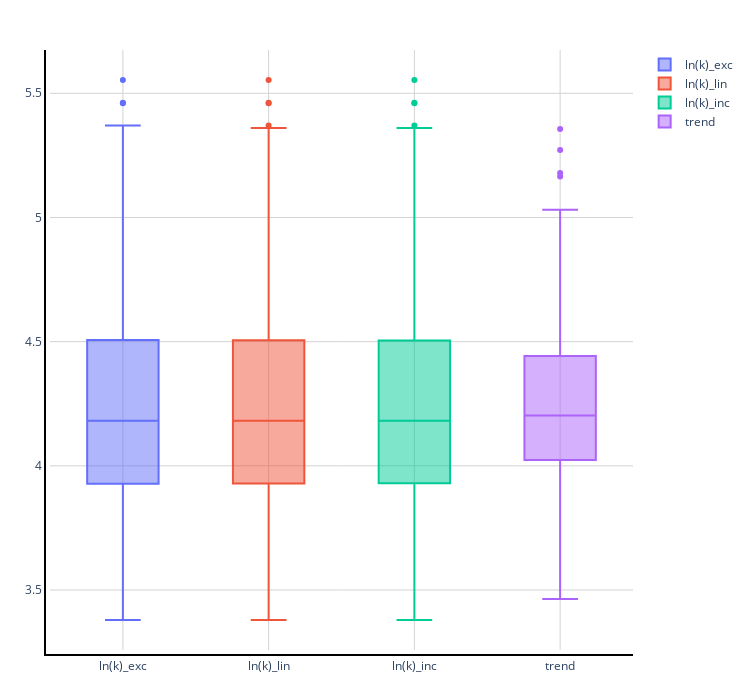

Notebook code cell kept with this figure:
### Code cell
y0 = df['ln_k']
y1 = df['Trend']

fig = go.Figure()
fig.add_trace(go.Box(y=y0, quartilemethod="exclusive", name='ln(k)_exc'))
fig.add_trace(go.Box(y=y0, quartilemethod="linear", name='ln(k)_lin'))
fig.add_trace(go.Box(y=y0, quartilemethod="inclusive", name='ln(k)_inc'))
fig.add_trace(go.Box(y=y1, name='trend'))

fig.update_layout(autosize=False,width=750,height=700,margin=dict(l=50,r=50,b=50,t=50,pad=4),paper_bgcolor="White", plot_bgcolor="White")
fig.update_xaxes(showline=True, linewidth=2, linecolor='black', gridcolor='lightgray')
fig.update_yaxes(showline=True, linewidth=2, linecolor='black', gridcolor='lightgray')

fig.show()

### Figure 1 — Plotly figure (JSON) as saved in the notebook; plotly's stock layout.template omitted (floating-point values rounded to 4 significant figures; data arrays with more than 128 entries replaced by an {"elided": "..."} marker saying what was removed)
{"data": [{"name": "ln(k)_exc", "quartilemethod": "exclusive", "type": "box", "y": {"elided": "193 float values"}}, {"name": "ln(k)_lin", "quartilemethod": "linear", "type": "box", "y": {"elided": "193 float values"}}, {"name": "ln(k)_inc", "quartilemethod": "inclusive", "type": "box", "y": {"elided": "193 float values"}}, {"name": "trend", "type": "box", "y": {"elided": "193 float values"}}], "layout": {"autosize": false, "height": 700, "margin": {"b": 50, "l": 50, "pad": 4, "r": 50, "t": 50}, "paper_bgcolor": "White", "plot_bgcolor": "White", "width": 750, "xaxis": {"gridcolor": "lightgray", "linecolor": "black", "linewidth": 2, "showline": true}, "yaxis": {"gridcolor": "lightgray", "linecolor": "black", "linewidth": 2, "showline": true}}}
